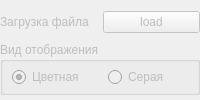
              <widget class="QWidget" name="widget_loading_pictures" native="true">
               <property name="enabled">
                <bool>false</bool>
               </property>
               <layout class="QVBoxLayout" name="layout_loading_pictures">
                <property name="spacing">
                 <number>9</number>
                </property>
                <property name="leftMargin">
                 <number>0</number>
                </property>
                <property name="rightMargin">
                 <number>0</number>
                </property>
                <property name="bottomMargin">
                 <number>5</number>
                </property>
                <item>
                 <widget class="QWidget" name="widget_path_to_picture" native="true">
                  <layout class="QHBoxLayout" name="layout_path_to_picture">
                   <property name="leftMargin">
                    <number>0</number>
                   </property>
                   <property name="topMargin">
                    <number>0</number>
                   </property>
                   <property name="rightMargin">
                    <number>0</number>
                   </property>
                   <property name="bottomMargin">
                    <number>0</number>
                   </property>
                   <item>
                    <widget class="QLabel" name="label_text_loading_pictures">
                     <property name="text">
                      <string>Загрузка файла</string>
                     </property>
                    </widget>
                   </item>
                   <item>
                    <widget class="QPushButton" name="pushButton_loading_pictures">
                     <property name="text">
                      <string>load</string>
                     </property>
                    </widget>
                   </item>
                  </layout>
                 </widget>
                </item>
                <item>
                 <widget class="QGroupBox" name="groupBox_picture_type">
                  <property name="title">
                   <string>Вид отображения</string>
                  </property>
                  <layout class="QHBoxLayout" name="layout_picture_type">
                   <property name="leftMargin">
                    <number>9</number>
                   </property>
                   <property name="topMargin">
                    <number>5</number>
                   </property>
                   <property name="rightMargin">
                    <number>0</number>
                   </property>
                   <property name="bottomMargin">
                    <number>5</number>
                   </property>
                   <item>
                    <widget class="QRadioButton" name="radioButton_color_picture">
                     <property name="text">
                      <string>Цветная</string>
                     </property>
                     <property name="checked">
                      <bool>true</bool>
                     </property>
                    </widget>
                   </item>
                   <item>
                    <widget class="QRadioButton" name="radioButton_gray_picture">
                     <property name="text">
                      <string>Серая</string>
                     </property>
                    </widget>
                   </item>
                  </layout>
                 </widget>
                </item>
               </layout>
              </widget>
